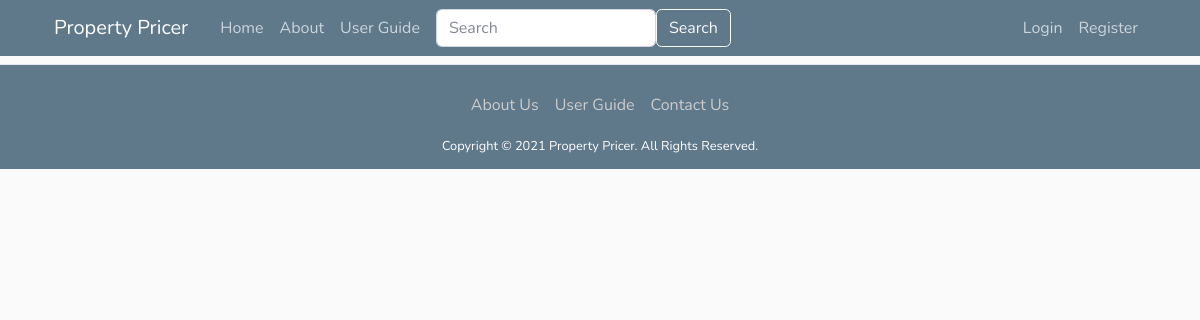
The page /post/kevinmukuna on the database as committed earlier.
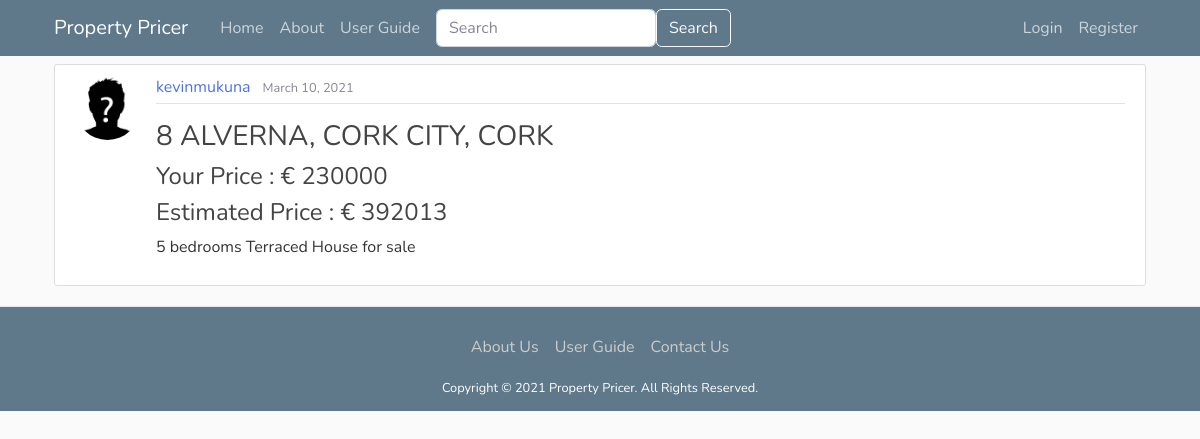
The same page on the database as committed later.
### webpages/models.py (models this page shows, shortened)
class Post(models.Model):
    property_description = models.TextField(null=True, blank=True)
    address_line_1 = models.CharField(max_length=255)
    address_line_2 = models.CharField(max_length=255, null=True, blank=True)
    city = models.CharField(max_length=128, default='')
    county = models.CharField(max_length=128, default='')
    floor_plan = models.ImageField(upload_to="floor_plan", null=True, blank=True)
    property_type = models.CharField(max_length=128, default='',
                                     choices=PROPERTY_TYPE_CHOICES)
    number_of_bedrooms = models.PositiveIntegerField()
    number_of_bathrooms = models.PositiveIntegerField()
    energy_rating = models.CharField(max_length=128, default='',
                                     choices=ENERGY_RATING_CHOICES)
    size = models.IntegerField()
    date_posted = models.DateField(default=timezone.now)
    author = models.ForeignKey(User, related_name="user_posts", on_delete=models.CASCADE)
    price = models.PositiveIntegerField(null=True, blank=True, editable=True)
    estimated_price = models.PositiveIntegerField(null=False, blank=True, editable=False)
    __original_price = None
    """
        this method return a string to redirect the user after posting to that post by returning post details the
        primary key of the newly created post
    """
    """
        overwriting the django save method
        by passing in the estimated price into the price before it is saved
    """
    def save(self, force_insert=False, force_update=False, *args, **kwargs):
        estimated_price = price_pridiction_model(
            self.number_of_bedrooms,
            self.number_of_bathrooms,
            self.size,
            int(property_type_dict[self.property_type]),
            int(energy_rating_dict[self.energy_rating])
        )
        self.estimated_price = estimated_price
        super().save(force_insert, force_update, *args, **kwargs)

### userpages/models.py (models this page shows, shortened)
class Profile(models.Model):
    user = models.OneToOneField(User, on_delete=models.CASCADE)
    image = models.ImageField(default='default.jpg', upload_to='profile_pics')

### webpages/views.py (the view)
# urls.py: path('post/<str:username>', UserPostListView.as_view(), name='user-posts'),
class UserPostListView(ListView):
    model = Post
    template_name = 'webpages/user_posts.html'
    context_object_name = 'posts'
    paginate_by = 5
    def get_queryset(self):
        user = get_object_or_404(User, username=self.kwargs.get('username'))
        return Post.objects.filter(author=user).order_by('-date_posted')

### templates/webpages/user_posts.html (shortened to what this page needs)
{% extends "base.html" %}
{% block content %}
    <h1 class="mb-3"> Posts by {{ view.kwargs.username }} ({{ page_obj.paginator.count}})</h1>
    {% for post in posts %}
        {% include 'webpages/short_post.html' %}
    {% endfor %}
{% endblock content %}

### templates/webpages/short_post.html (shortened to what this page needs)
<article class="media content-section">
    <img class="rounded-circle article-img" src="{{ post.author.profile.image.url }}">
    <div class="media-body  w-50">
        <div class="article-metadata">
            <a class="mr-2" href="{% url 'profile-page' post.author.username %}">{{ post.author }}</a>
            <small class="text-muted">{{ post.date_posted }}</small>
        </div>
        {% if object.address_line_2 %}
            <h3 class="article-title mt-3"><a class="article-title" href="{% url 'post-detail' post.id %}">{{ object.address_line_1 }}, {{ post.address_line_2 }}, {{ post.city }}, {{ post.county }}</a></h3>
        {% else %}
            <h3 class="article-title mt-3"><a class="article-title" href="{% url 'post-detail' post.id %}">{{ post.address_line_1 }}, {{ post.city }}, {{ post.county }}</a></h3>
        {% endif %}
        {% if post.price %}
            <h4>Your Price :  € {{ post.price }}</h4>
            <h4>Estimated Price : € {{ post.estimated_price }}</h4>
        {% else %}
            <h4>POA</h4>
        {% endif %}
        <p>{{ post.number_of_bedrooms }} bedrooms {{ post.property_type }} for sale</p>
    </div>
</article>

Rows that differ between the two databases and show on the page:
added Post: author.profile.image (placeholder picture), author "kevinmukuna", date_posted "March 10, 2021", address_line_1 "8 ALVERNA", city "CORK CITY", county "CORK", price "230000", estimated_price "392013", number_of_bedrooms "5", property_type "Terraced House"
